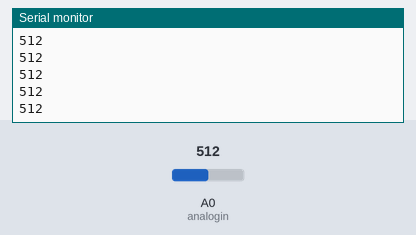
Bench run of a sketch on a simulated Arduino Uno, built with avr-gcc and run on an emulated ATmega328P. Parts: the last lines printed to the serial monitor. Inputs (shaded band) come from the test bench; at power-on: A0 (analogin) = 512.

Above: at 1.2 s.
1.3 s: A0 (analogin) set to 716
At 1.32 s:
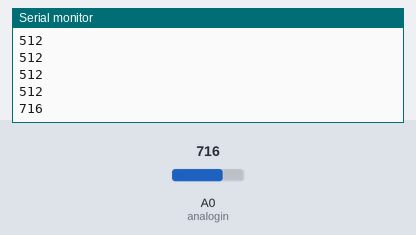
2.8 s: A0 (analogin) set to 900
At 2.83 s:
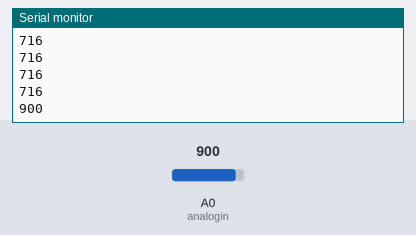
Timing chart, 0 to 5.8 s (numbered marks = the images above; inputs shaded):
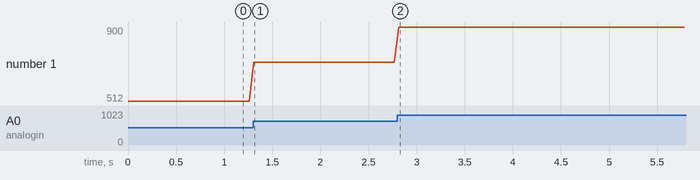

The sketch:

Serial9600.ino
```cpp
int analogin=A0;
int sensorvalue;
void setup() {
  // put your setup code here, to run once:
  Serial.begin(9600);
}

void loop() {
  // put your main code here, to run repeatedly:
sensorvalue=analogRead(analogin);
Serial.print(sensorvalue);
Serial.println("");
delay(50);
}
```

Measured:
- after the input at 1.3 s, the serial monitor: prints a new line at once (image 1)
- after the input at 2.8 s, the serial monitor: prints a new line at once (image 2)
- plotted number 1: 512 → 716 after the input at 1.3 s, 716 → 900 after the input at 2.8 s
